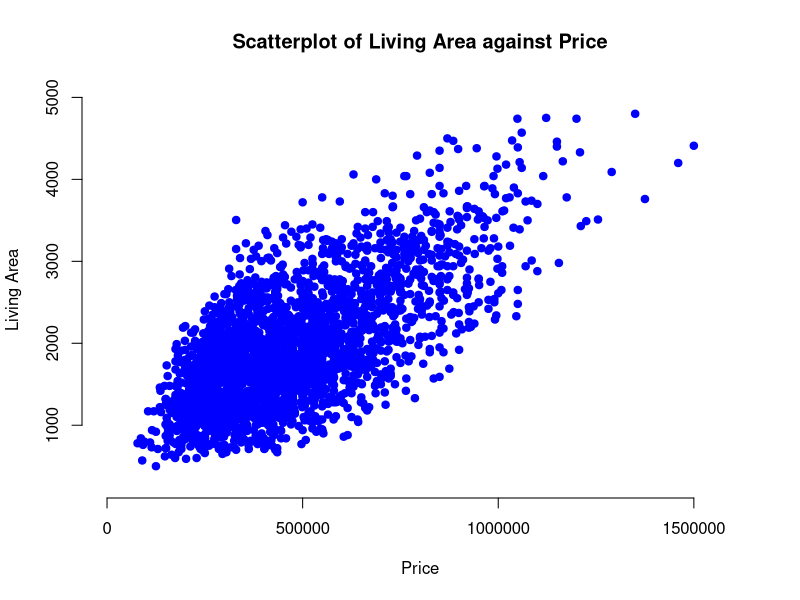
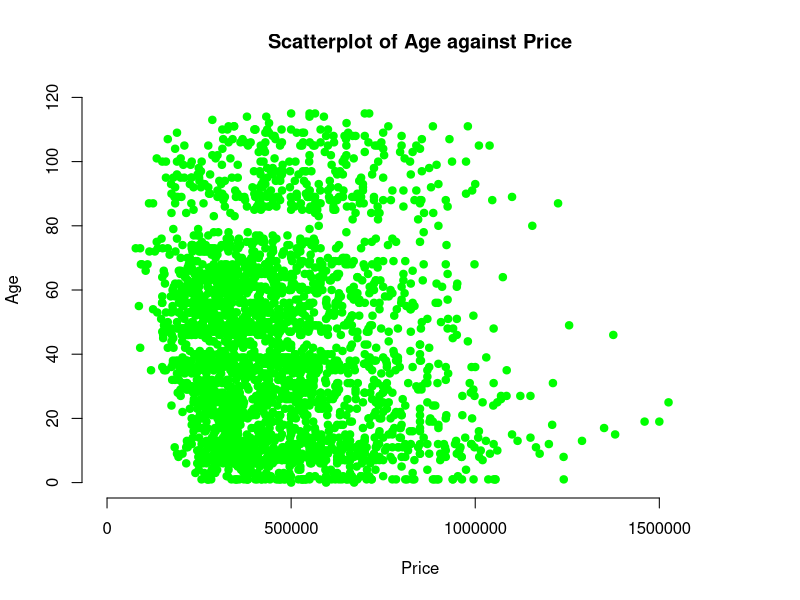
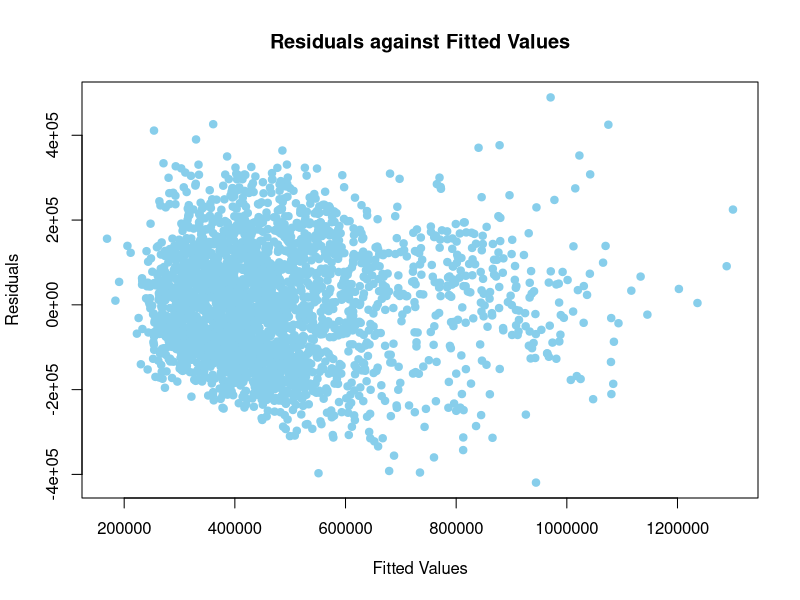
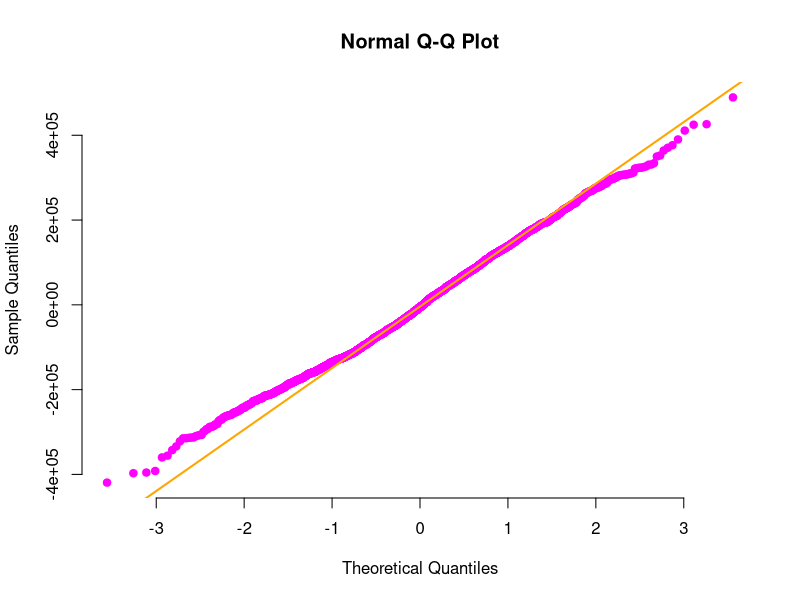
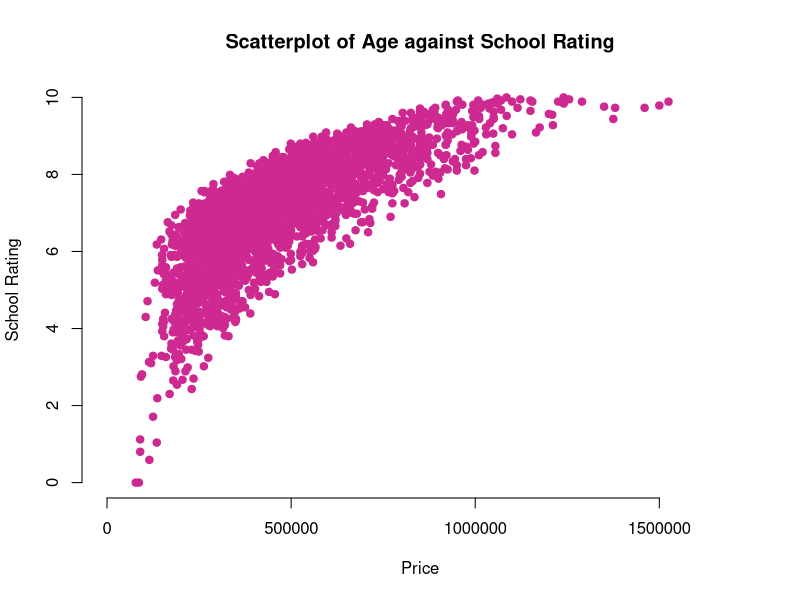
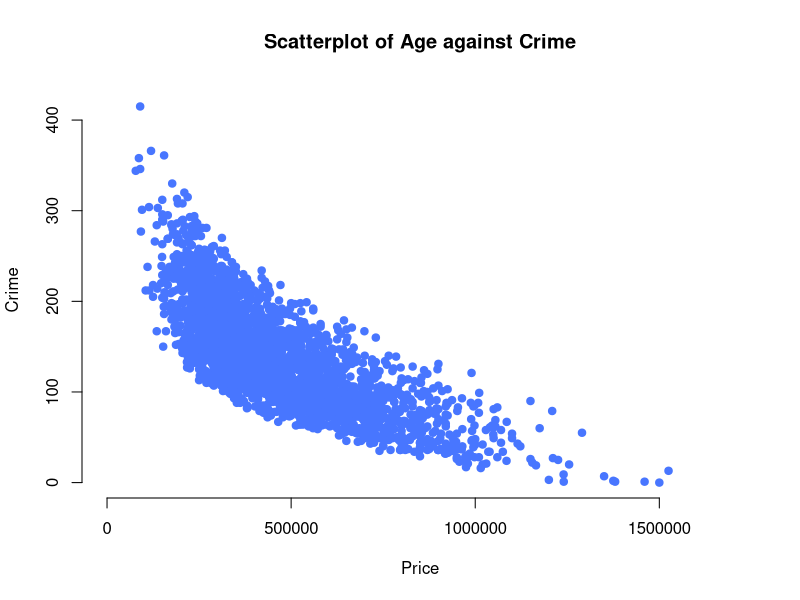
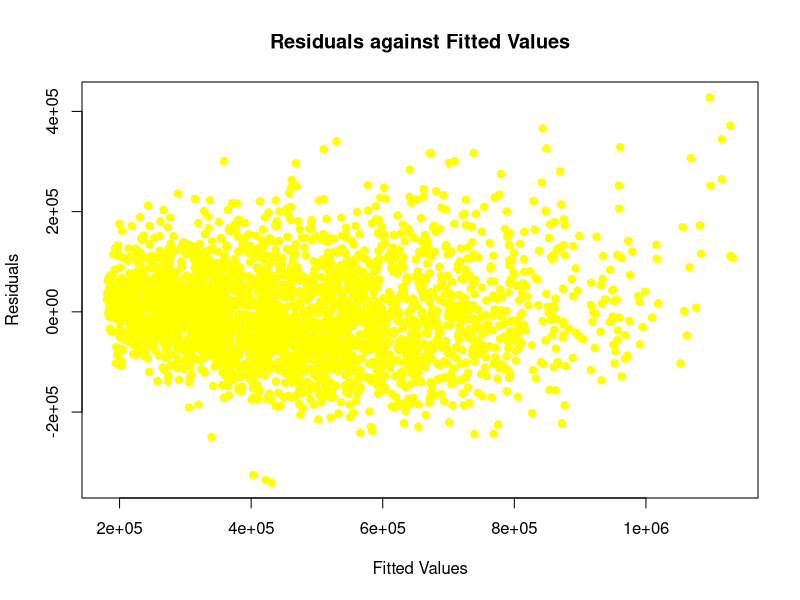
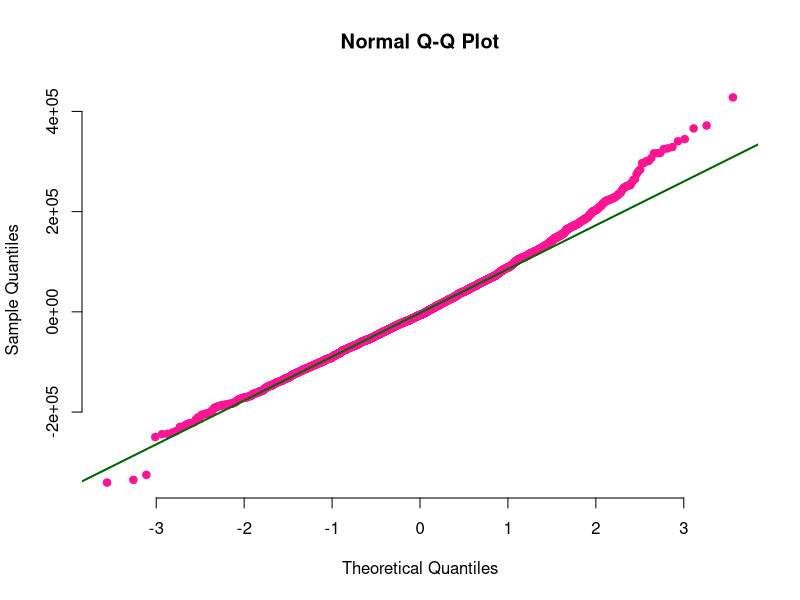

Source code (R) for these figures, in order:

housing <- read.csv(file="housing_v2.csv", header=TRUE, sep=",")

# converting appropriate variables to factors  
housing <- within(housing, {
   view <- factor(view)
   backyard <- factor(backyard)
})

# number of columns
ncol(housing)

# number of rows
nrow(housing)

# Loading housing_v2 data set from a housing_v2.csv file
housing_v2 <- read.csv(file='housing_v2.csv', header=TRUE, sep=",")

# Converting appropriate variables to factors  
housing_v2 <- within(housing_v2, {
   backyard <- factor(backyard)
   view <- factor(view)
})

# Variables and their type
print("Variables")
sapply(housing_v2, class)


# Print the data set
print("dataset")
housing_v2


# Print the first 10 rows
print("head")
head(housing_v2, 10)

plot(housing_v2$price, housing_v2$sqft_living, 
     main = "Scatterplot of Living Area against Price",
     xlab = "Price", ylab = "Living Area",
     xlim=c(0, 1600000),
     ylim=c(300, 5000),
     col="blue", 
     pch = 19, frame = FALSE)

plot(housing_v2$price, housing_v2$age, 
     main = "Scatterplot of Age against Price",
     xlab = "Price", ylab = "Age",
     xlim=c(0, 1700000),
     ylim=c(0, 120),
     col="green", 
     pch = 19, frame = FALSE)

# Selecting price, sqft_living to subset the data
myvars <- c("price","sqft_living")
housing_v2_subset <- housing_v2[myvars]

# Print the first 10 rows
print("head")
head(housing_v2_subset, 10)

# Print the correlation matrix
print("cor")
corr_matrix <- cor(housing_v2_subset, method = "pearson")
round(corr_matrix, 4)

# Selecting price, age to subset the data
myvars <- c("price","age")
housing_v2_subset <- housing_v2[myvars]

# Print the first 10 rows
print("head")
head(housing_v2_subset, 10)

# Print the correlation matrix
print("cor")
corr_matrix <- cor(housing_v2_subset, method = "pearson")
round(corr_matrix, 4)

# Create the multiple regression model and print the statistics
model1 <- lm(price ~ sqft_living + sqft_above + age + bathrooms + view, data=housing_v2)
summary(model1)

fitted_values <- fitted.values(model1) 
fitted_values

residuals <- residuals(model1)
residuals

plot(fitted_values, residuals, 
     main = "Residuals against Fitted Values",
     xlab = "Fitted Values", ylab = "Residuals",
     col="skyblue", 
     pch = 19)

qqnorm(residuals, pch = 19, col="magenta", frame = FALSE)
qqline(residuals, col = "orange", lwd = 2)

# confidence intervals for model parameters
print("confint")
conf_95_int <- confint(model1, level=0.95) 
round(conf_95_int, 4)

newdata <- data.frame(sqft_living=2150, sqft_above=1050, age=15, bathrooms=3, view='0')

print("prediction interval")
prediction_pred_int <- predict(model1, newdata, interval="predict", level=0.90) 
round(prediction_pred_int, 4)

print("confidence interval")
prediction_conf_int <- predict(model1, newdata, interval="confidence", level=0.90) 
round(prediction_conf_int, 4)

newdata <- data.frame(sqft_living=4250, sqft_above=2100, age=5, bathrooms=5, view='2')

print("prediction interval")
prediction_pred_int <- predict(model1, newdata, interval="predict", level=0.90) 
round(prediction_pred_int, 4)

print("confidence interval")
prediction_conf_int <- predict(model1, newdata, interval="confidence", level=0.90) 
round(prediction_conf_int, 4)

plot(housing_v2$price, housing_v2$school_rating, 
     main = "Scatterplot of Age against School Rating",
     xlab = "Price", ylab = "School Rating",
     xlim=c(0, 1700000),
     ylim=c(0, 10),
     col="maroon3", 
     pch = 19, frame = FALSE)

plot(housing_v2$price, housing_v2$crime, 
     main = "Scatterplot of Age against Crime",
     xlab = "Price", ylab = "Crime",
     xlim=c(0, 1700000),
     ylim=c(0, 425),
     col="royalblue1", 
     pch = 19, frame = FALSE)

# Create the second order model
model2 <- lm(price ~ school_rating + crime + school_rating:crime + I(school_rating^2) + I(crime^2), data=housing_v2)
summary(model2)

fitted_values <- fitted.values(model2) 
fitted_values

residuals <- residuals(model2)
residuals

plot(fitted_values, residuals, 
     main = "Residuals against Fitted Values",
     xlab = "Fitted Values", ylab = "Residuals",
     col="yellow1", 
     pch = 19)

qqnorm(residuals, pch = 19, col="deeppink", frame = FALSE)
qqline(residuals, col = "darkgreen", lwd = 2)

newdata <- data.frame(school_rating=9.8, crime=81.02)

print("prediction interval")
prediction_pred_int <- predict(model2, newdata, interval="predict", level=0.90) 
round(prediction_pred_int, 4)

print("confidence interval")
prediction_conf_int <- predict(model2, newdata, interval="confidence", level=0.90) 
round(prediction_conf_int, 4)

newdata <- data.frame(school_rating=4.28, crime=215.50)

print("prediction interval")
prediction_pred_int <- predict(model2, newdata, interval="predict", level=0.90) 
round(prediction_pred_int, 4)

print("confidence interval")
prediction_conf_int <- predict(model2, newdata, interval="confidence", level=0.90) 
round(prediction_conf_int, 4)

# Create the first order regression model
model3 <- lm(price ~ school_rating + crime + school_rating:crime, data=housing_v2)
summary(model3)

# Create the complete model
fit_complete <- lm(price ~ school_rating + crime + school_rating:crime + I(school_rating^2) + I(crime^2), data=housing_v2)

# Create the reduced model
fit_reduced <- lm(price ~ school_rating + crime + school_rating:crime, data=housing_v2)

# Perform the F-test
anova(fit_complete, fit_reduced)
